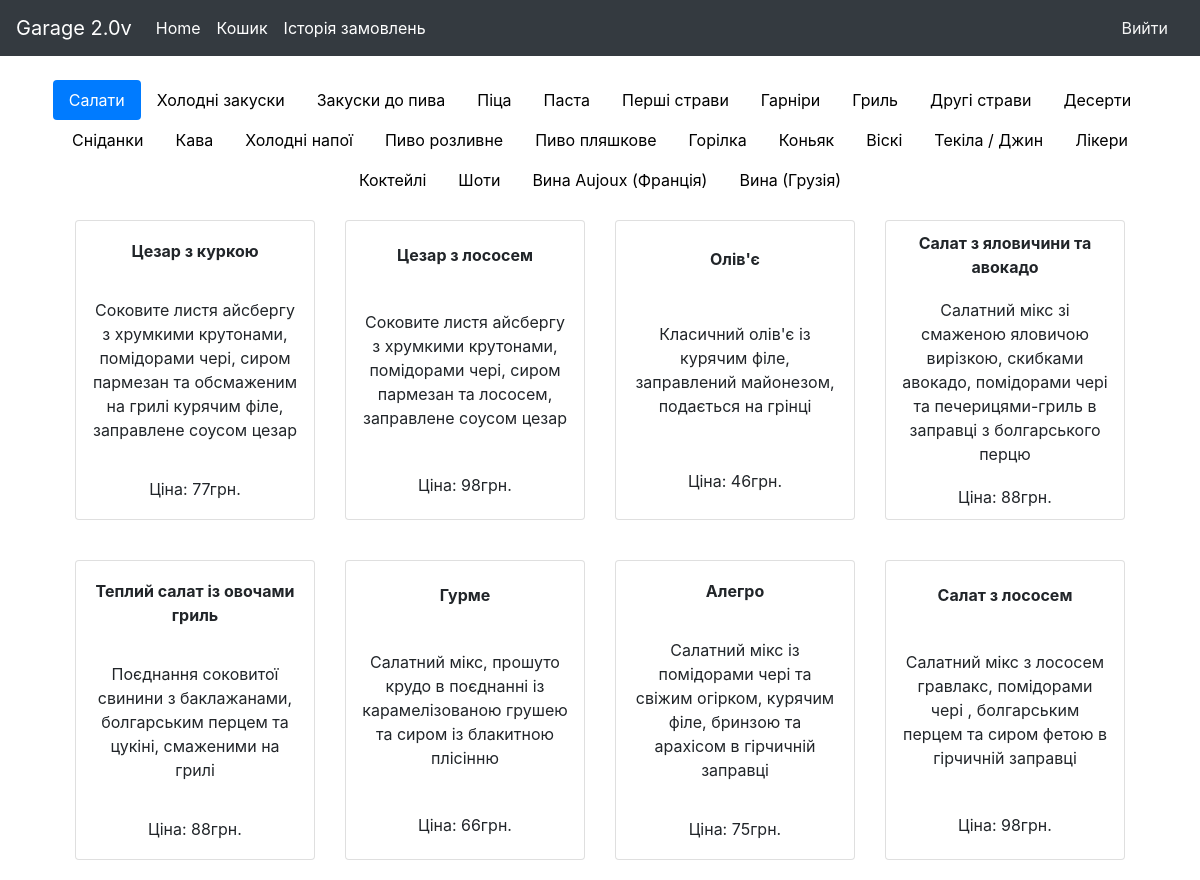
The app's page / (signed in) with its own data.
### myapp/models.py (models this page shows, shortened)
class Category(models.Model):
    class Meta:
        db_table = "category"
        verbose_name_plural = "Categories"
    name = models.CharField(max_length=50, null=False, unique=True)

class Dish(models.Model):
    class Meta:
        db_table = "dishes"
    category = models.ForeignKey("Category", on_delete=models.CASCADE, null=False, blank=False,
                                 related_name="items")
    name = models.CharField(max_length=50, null=False)
    description = models.CharField(max_length=50)
    price = models.IntegerField(null=False)
    def __str__(self):
        return self.name

### myapp/views.py (the view)
# urls.py: path('', MenuListView.as_view(template_name="myapp/menu_list.html"), name="menu_list"),
class MenuListView(LoginRequiredMixin, ListView):
    template_name = 'myapp/menu_list.html'
    def get(self, request, *args, **kwargs):
        categories = Category.objects.prefetch_related('items').all()
        return render(request, self.template_name, {'categories': categories})

### myapp/models.py (called while the page is built)
    @property
    def get_cart(self):
        cart, _ = Cart.objects.get_or_create(user=self.user, data_create=date.today())
        return cart

### myapp/views.py (called while the page is built)
def cart_active(request):
    cart_active = request.user.profile.get_cart.active
    return {'cart_active': cart_active}

### myapp/templates/myapp/menu_list.html (shortened to what this page needs)
{% extends 'base.html' %}
{% block content %}
    <ul style="justify-content: center;" class="nav nav-pills ">
        {% for category in categories %}
            <li class="nav-item">
                <a class="nav-link {% if forloop.first %} active {% endif %}" data-toggle="tab"
                   href="#menu{{ category.id }}">{{ category.name }}</a>
            </li>
        {% endfor %}
    </ul>
    <div class="tab-content">
        {% for category in categories %}
            <div class="tab-pane {% if forloop.first %} active {% endif %} container" id="menu{{ category.id }}">
                <div class="container">
                    <div style="justify-content: center;" class="row">
                        {% for item in category.items.all %}
                            <div class="col-3">
                                <div class="card">
                                    <div><strong>{{ item }}</strong></div>
                                    <div class="description">{{ item.description }}</div>
                                    <div class="price">Ціна: {{ item.price }}грн.</div>
                                </div>
                            </div>
                        {% endfor %}
                    </div>
                </div>
            </div>
        {% endfor %}
    </div>
{% endblock %}

### templates/base.html (shortened to what this page needs)
{% load static %}
<!doctype html>
<html lang="en">
<head>
    <link rel="stylesheet" href="https://stackpath.bootstrapcdn.com/bootstrap/4.4.1/css/bootstrap.min.css">
    <link rel="stylesheet" href="{% static 'css/menu_list.css' %}">
    <link rel="stylesheet" href="{% static 'css/order.css' %}">
</head>
<body >
<nav class="navbar navbar-expand-md navbar-dark bg-dark fixed-top">
    <a class="navbar-brand" href="/">Garage 2.0v</a>
    <div class="collapse navbar-collapse" id="navbarsExampleDefault">
        <ul class="navbar-nav mr-auto">
            <li class="nav-item active">
                <a class="nav-link" href="/">Home <span class="sr-only">(current)</span></a>
            </li>
            <li class="nav-item active">
                <a class="nav-link" href="{% url 'cart' %}">Кошик <span class="sr-only">(current)</span></a>
            </li>
            <li class="nav-item active">
                <a class="nav-link" href="{% url 'order_history' %}">Історія замовлень<span class="sr-only">(current)</span></a>
            </li>
        </ul>
        {% if user.is_authenticated %}
            <a style="color: whitesmoke" class="nav-link " href="{% url 'logout' %}">Вийти</a>
        {% else %}
            <a style="color: whitesmoke" class="nav-link " href="{% url 'login' %}">Увійти</a>
            <a style="color: whitesmoke" class="nav-link " href="{% url 'signup' %}">Зареєструватися</a>
        {% endif %}
    </div>
</nav>
<main style="margin-top: 80px" role="main" class="container">
    {% block content %}
    {% endblock %}
</main>
</body>
</html>

### myapp/static/css/menu_list.css (style rules this page uses)
.card { min-height: 300px; text-align: center; margin: 20px 0; display: flex; align-items: center; justify-content: space-around; }
.card .description { padding: 0 15px; }
.nav-link { color: black; }

### records on screen
Category: name "Салати"
Category: name "Холодні закуски"
Category: name "Закуски до пива"
Category: name "Піца"
Category: name "Паста"
Category: name "Перші страви"
Category: name "Гарніри"
Category: name "Гриль"
Category: name "Другі страви"
Category: name "Десерти"
Category: name "Сніданки"
Category: name "Кава"
Category: name "Холодні напої"
Category: name "Пиво розливне"
Category: name "Пиво пляшкове"
Category: name "Горілка"
Category: name "Коньяк"
Category: name "Віскі"
Category: name "Текіла / Джин"
Category: name "Лікери"
Category: name "Коктейлі"
Category: name "Шоти"
Category: name "Вина Aujoux (Франція)"
Category: name "Вина (Грузія)"
Dish: name "Цезар з куркою", description "Соковите листя айсбергу з хрумкими крутонами, помідорами чері, сиром пармезан та обсмаженим на грилі курячим філе, заправлене соусом цезар", price "77"
Dish: name "Цезар з лососем", description "Соковите листя айсбергу з хрумкими крутонами, помідорами чері, сиром пармезан та лососем, заправлене соусом цезар", price "98"
Dish: name "Олів'є", description "Класичний олів'є із курячим філе, заправлений майонезом, подається на грінці", price "46"
Dish: name "Салат з яловичини та авокадо", description "Салатний мікс зі смаженою яловичою вирізкою, скибками авокадо, помідорами чері та печерицями-гриль в заправці з болгарського перцю", price "88"
Dish: name "Теплий салат із овочами гриль", description "Поєднання соковитої свинини з баклажанами, болгарським перцем та цукіні, смаженими на грилі", price "88"
Dish: name "Гурме", description "Салатний мікс, прошуто крудо в поєднанні із карамелізованою грушею та сиром із блакитною плісінню", price "66"
Dish: name "Алегро", description "Салатний мікс із помідорами чері та свіжим огірком, курячим філе, бринзою та арахісом в гірчичній заправці", price "75"
Dish: name "Салат з лососем", description "Салатний мікс з лососем гравлакс, помідорами чері , болгарським перцем та сиром фетою в гірчичній заправці", price "98"
